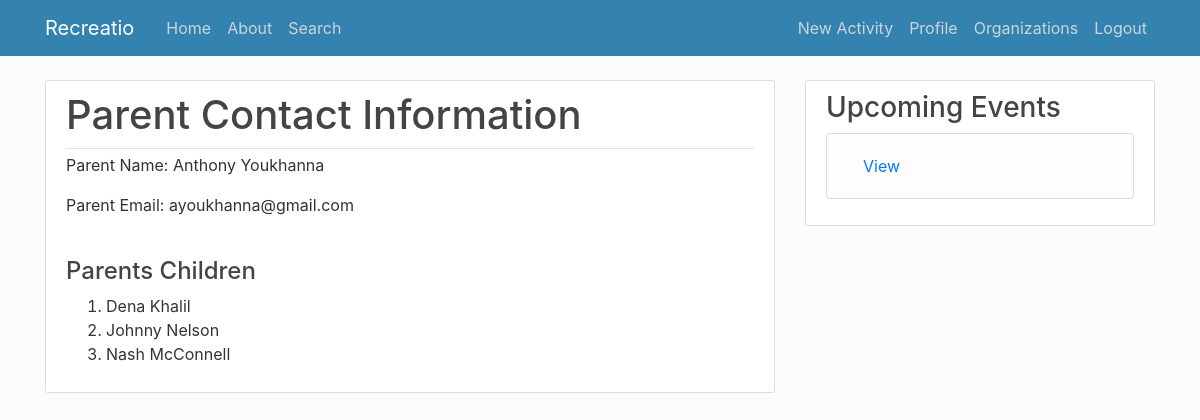
The page /activity/parent/6/ (signed in) on the database as committed earlier.
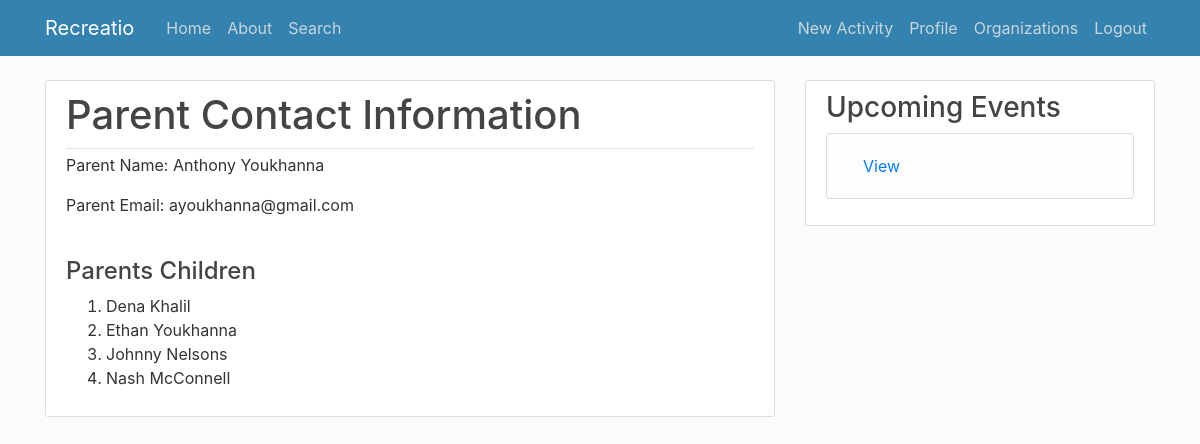
The same page on the database as committed later.
### users/models.py (models this page shows, shortened)
class Child(models.Model):
    first_name = models.CharField(max_length=20)
    last_name = models.CharField(max_length=30)
    birth_date = models.DateField()
    parent = models.ManyToManyField(Profile)
    activities = models.ManyToManyField(Activities)

### users/views.py (the view)
# urls.py: path('activity/parent/<int:id>/', user_views.parent_info, name='parent-info'),
def parent_info(request, id):
    profile = Profile.objects.get(child__id = id)
    parent = Profile.objects.get(user__id = profile.user_id)
    user = User.objects.get(id = parent.user_id)
    children = Child.objects.filter(parent__id = parent.id).order_by('first_name')
    context = {
        'parent': user,
        'children': children
    }
    return render(request, 'users/parent_info.html', context)

### users/templates/users/parent_info.html
{% extends "web/base.html" %}
{% block content %}
<body>
    <article class="media content-section">
    <div class="media-body">
        <div class="article-metadata">
            <h2 class = "account-heading">Parent Contact Information</h2>
        </div>
        <p >Parent Name: {{ parent.first_name }} {{ parent.last_name }}</p>
        <p >Parent Email: {{ parent.email }}</p>
        <br>
        <h4>Parents Children</h4>
        <ol>
        {% for child in children %}
            <li>{{child.first_name}} {{child.last_name}} </li>
        {% endfor%}
        </ol>
    </div>
    </article>
</body>
{% endblock content %}

Rows that differ between the two databases and show on the page:
added Child: first_name "Ethan", last_name "Youkhanna"
changed Child "Johnny": last_name "Nelson" → "Nelsons"
